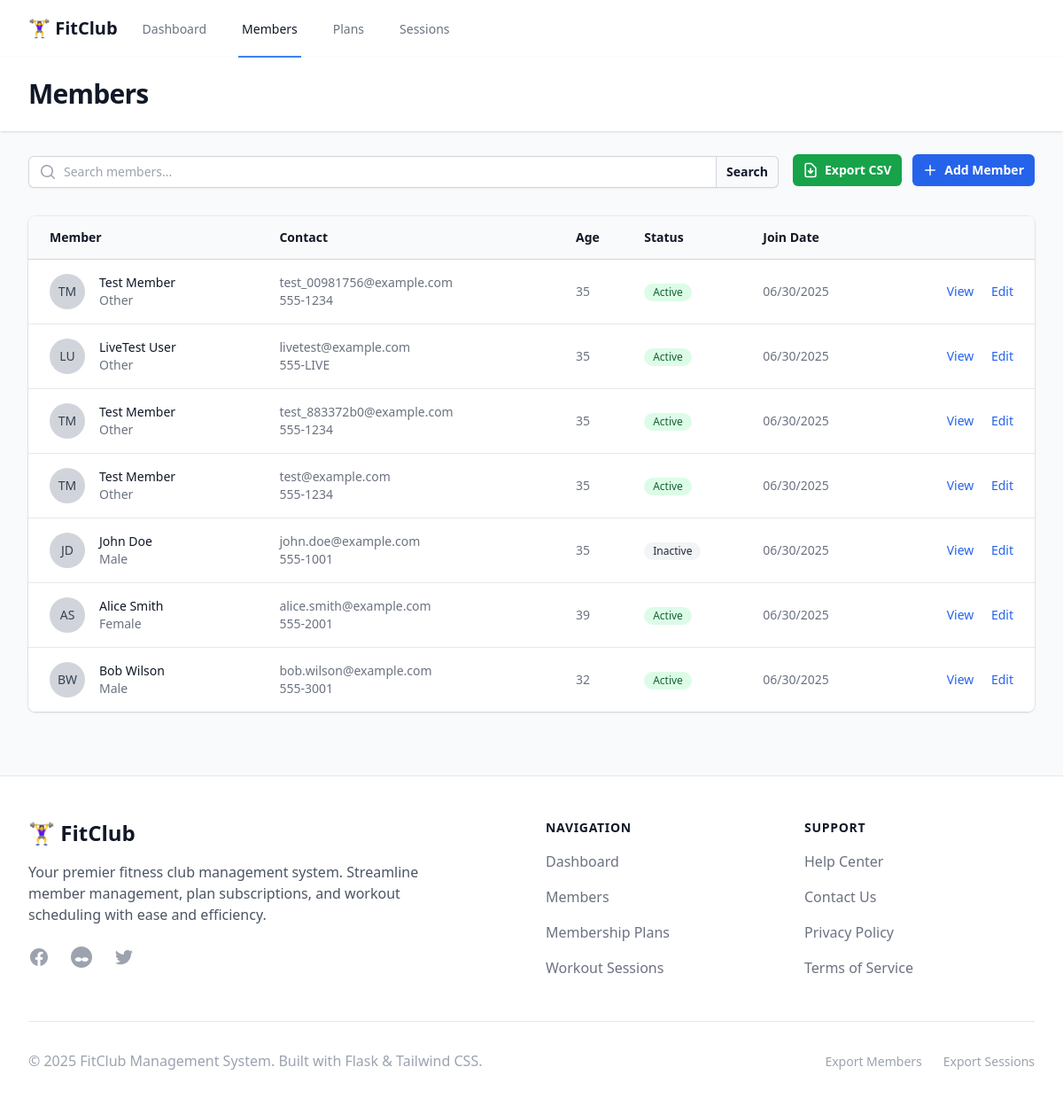
/members, run on the app's committed database.
### models.py (models this page shows, shortened)
class Member(db.Model):
    __tablename__ = 'members'
    id = db.Column(db.Integer, primary_key=True)
    first_name = db.Column(db.String(50), nullable=False)
    last_name = db.Column(db.String(50), nullable=False)
    email = db.Column(db.String(100), unique=True, nullable=False)
    phone = db.Column(db.String(20))
    date_of_birth = db.Column(db.Date)
    gender = db.Column(db.String(10))
    emergency_contact = db.Column(db.String(100))
    emergency_phone = db.Column(db.String(20))
    join_date = db.Column(db.Date, default=date.today)
    status = db.Column(db.String(20), default='active')
    created_at = db.Column(db.DateTime, default=datetime.utcnow)
    member_plans = db.relationship('MemberPlan', backref='member', lazy=True)
    session_bookings = db.relationship(
        'SessionBooking', backref='member', lazy=True)
    @property
    def full_name(self):
        return f"{self.first_name} {self.last_name}"
    @property
    def age(self):
        if self.date_of_birth:
            today = date.today()
            return today.year - self.date_of_birth.year - ((today.month, today.day) < (self.date_of_birth.month, self.date_of_birth.day))
        return None

### app.py (the view)
@app.route('/members')
def members():
    search = request.args.get('search', '')
    page = request.args.get('page', 1, type=int)
    query = Member.query
    if search:
        query = query.filter(
            (Member.first_name.contains(search)) |
            (Member.last_name.contains(search)) |
            (Member.email.contains(search))
        )
    members = query.order_by(Member.created_at.desc()).paginate(
        page=page, per_page=10, error_out=False
    )
    return render_template('members/list.html', members=members, search=search)

### app.py (called while the page is built)
@app.context_processor
def inject_template_vars():
    from flask import request
    return {
        'current_endpoint': request.endpoint,
        'request': request
    }

### templates/members/list.html (shortened to what this page needs)
{% extends "base.html" %}
{% block header %}Members{% endblock %}
{% block content %}
<div class="px-4 sm:px-0">
    <div class="sm:flex sm:items-center sm:justify-between mb-6">
        <div class="min-w-0 flex-1">
            <form method="GET" class="mt-1 flex rounded-md shadow-sm">
                <div class="relative flex flex-grow items-stretch focus-within:z-10">
                    <div class="pointer-events-none absolute inset-y-0 left-0 flex items-center pl-3">
                    </div>
                    <input type="text" name="search" value="{{ search }}"
                        class="block w-full rounded-none rounded-l-md border-0 py-1.5 pl-10 text-gray-900 ring-1 ring-inset ring-gray-300 placeholder:text-gray-400 focus:ring-2 focus:ring-inset focus:ring-primary-600 sm:text-sm sm:leading-6"
                        placeholder="Search members...">
                </div>
                <button type="submit"
                    class="relative -ml-px inline-flex items-center gap-x-1.5 rounded-r-md px-3 py-2 text-sm font-semibold text-gray-900 ring-1 ring-inset ring-gray-300 hover:bg-gray-50">
                    Search
                </button>
            </form>
        </div>
        <div class="mt-4 sm:ml-4 sm:mt-0 sm:flex sm:space-x-3">
            <a href="{{ url_for('export_members') }}"
                class="inline-flex items-center rounded-md bg-green-600 px-3 py-2 text-sm font-semibold text-white shadow-sm hover:bg-green-500 focus-visible:outline focus-visible:outline-2 focus-visible:outline-offset-2 focus-visible:outline-green-600">
                <svg class="-ml-0.5 mr-1.5 h-5 w-5" fill="none" stroke="currentColor" viewBox="0 0 24 24">
                    <path stroke-linecap="round" stroke-linejoin="round" stroke-width="2"
                        d="M12 10v6m0 0l-3-3m3 3l3-3m2 8H7a2 2 0 01-2-2V5a2 2 0 012-2h5.586a1 1 0 01.707.293l5.414 5.414a1 1 0 01.293.707V19a2 2 0 01-2 2z">
                    </path>
                </svg>
                Export CSV
            </a>
            <a href="{{ url_for('new_member') }}"
                class="inline-flex items-center rounded-md bg-primary-600 px-3 py-2 text-sm font-semibold text-white shadow-sm hover:bg-primary-500 focus-visible:outline focus-visible:outline-2 focus-visible:outline-offset-2 focus-visible:outline-primary-600">
                <svg class="-ml-0.5 mr-1.5 h-5 w-5" viewBox="0 0 20 20" fill="currentColor">
                    <path
                        d="M10.75 4.75a.75.75 0 00-1.5 0v4.5h-4.5a.75.75 0 000 1.5h4.5v4.5a.75.75 0 001.5 0v-4.5h4.5a.75.75 0 000-1.5h-4.5v-4.5z" />
                </svg>
                Add Member
            </a>
        </div>
    </div>
    <div class="mt-8 flow-root">
        <div class="-mx-4 -my-2 overflow-x-auto sm:-mx-6 lg:-mx-8">
            <div class="inline-block min-w-full py-2 align-middle sm:px-6 lg:px-8">
                <div class="overflow-hidden shadow ring-1 ring-black ring-opacity-5 sm:rounded-lg">
                    <table class="min-w-full divide-y divide-gray-300">
                        <thead class="bg-gray-50">
                            <tr>
                                <th scope="col"
                                    class="py-3.5 pl-4 pr-3 text-left text-sm font-semibold text-gray-900 sm:pl-6">
                                    Member</th>
                                <th scope="col" class="px-3 py-3.5 text-left text-sm font-semibold text-gray-900">
                                    Contact</th>
                                <th scope="col" class="px-3 py-3.5 text-left text-sm font-semibold text-gray-900">Age
                                </th>
                                <th scope="col" class="px-3 py-3.5 text-left text-sm font-semibold text-gray-900">Status
                                </th>
                                <th scope="col" class="px-3 py-3.5 text-left text-sm font-semibold text-gray-900">Join
                                    Date</th>
                                <th scope="col" class="relative py-3.5 pl-3 pr-4 sm:pr-6">
                                </th>
                            </tr>
                        </thead>
                        <tbody class="divide-y divide-gray-200 bg-white">
                            {% for member in members.items %}
                            <tr>
                                <td class="whitespace-nowrap py-4 pl-4 pr-3 text-sm sm:pl-6">
                                    <div class="flex items-center">
                                        <div class="h-10 w-10 flex-shrink-0">
                                            <div
                                                class="h-10 w-10 rounded-full bg-gray-300 flex items-center justify-center">
                                                <span class="text-sm font-medium text-gray-700">{{ member.first_name[0]
                                                    }}{{ member.last_name[0] }}</span>
                                            </div>
                                        </div>
                                        <div class="ml-4">
                                            <div class="font-medium text-gray-900">{{ member.full_name }}</div>
                                            <div class="text-gray-500">{{ member.gender or 'Not specified' }}</div>
                                        </div>
                                    </div>
                                </td>
                                <td class="whitespace-nowrap px-3 py-4 text-sm text-gray-500">
                                    <div>{{ member.email }}</div>
                                    <div>{{ member.phone or 'No phone' }}</div>
                                </td>
                                <td class="whitespace-nowrap px-3 py-4 text-sm text-gray-500">
                                    {{ member.age or 'Unknown' }}
                                </td>
                                <td class="whitespace-nowrap px-3 py-4 text-sm text-gray-500">
                                    <span
                                        class="inline-flex items-center rounded-full {% if member.status == 'active' %}bg-green-100 text-green-800{% elif member.status == 'inactive' %}bg-gray-100 text-gray-800{% else %}bg-red-100 text-red-800{% endif %} px-2.5 py-0.5 text-xs font-medium">
                                        {{ member.status.title() }}
                                    </span>
                                </td>
                                <td class="whitespace-nowrap px-3 py-4 text-sm text-gray-500">
                                    {{ member.join_date.strftime('%m/%d/%Y') if member.join_date else 'Unknown' }}
                                </td>
                                <td
                                    class="relative whitespace-nowrap py-4 pl-3 pr-4 text-right text-sm font-medium sm:pr-6">
                                    <a href="{{ url_for('member_detail', id=member.id) }}"
                                        class="text-primary-600 hover:text-primary-900 mr-4">View</a>
                                    <a href="{{ url_for('edit_member', id=member.id) }}"
                                        class="text-primary-600 hover:text-primary-900">Edit</a>
                                </td>
                            </tr>
                            {% endfor %}
                        </tbody>
                    </table>
                </div>
            </div>
        </div>
    </div>
</div>
{% endblock %}

### data on the page
Member: first_name "T", last_name "M", full_name "Test Member", gender "Other", email "test_00981756@example.com", phone "555-1234", date_of_birth "35", status "Active", join_date "06/30/2025"
Member: first_name "L", last_name "U", full_name "LiveTest User", gender "Other", email "livetest@example.com", phone "555-LIVE", date_of_birth "35", status "Active", join_date "06/30/2025"
Member: first_name "T", last_name "M", full_name "Test Member", gender "Other", email "test_883372b0@example.com", phone "555-1234", date_of_birth "35", status "Active", join_date "06/30/2025"
Member: first_name "T", last_name "M", full_name "Test Member", gender "Other", email "test@example.com", phone "555-1234", date_of_birth "35", status "Active", join_date "06/30/2025"
Member: first_name "J", last_name "D", full_name "John Doe", gender "Male", email "john.doe@example.com", phone "555-1001", date_of_birth "35", status "Inactive", join_date "06/30/2025"
Member: first_name "A", last_name "S", full_name "Alice Smith", gender "Female", email "alice.smith@example.com", phone "555-2001", date_of_birth "39", status "Active", join_date "06/30/2025"
Member: first_name "B", last_name "W", full_name "Bob Wilson", gender "Male", email "bob.wilson@example.com", phone "555-3001", date_of_birth "32", status "Active", join_date "06/30/2025"
